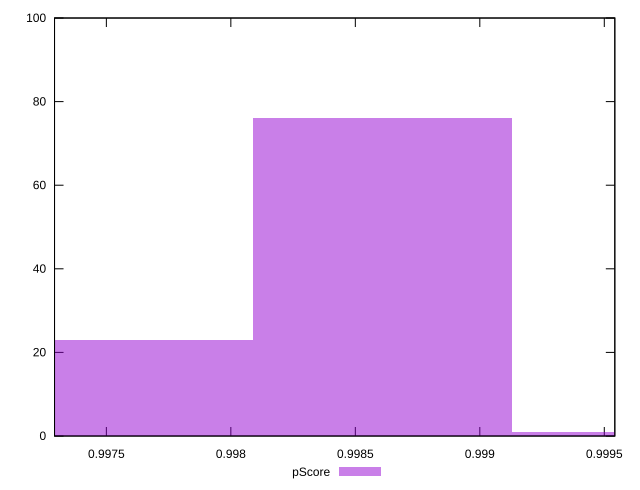

This chart was generated by the following gnuplot code:
reset

$pScore <<EOF
0.9986103014349635 76
0.9975689976795569 23
0.9996516051903702 1
EOF

set key outside below
set boxwidth 0.0010413037554066356
set xrange [0.9972918270315754:0.9995422783581429]
set yrange [0:100]
set trange [0:100]
set style fill transparent solid 0.5 noborder
set terminal svg size 640, 490 enhanced background rgb 'white'
set output "reports/report_00031_2021-02-24T23-18-18.084Z/first-cpu-idle/samples/card/pScore/histogram.svg"

plot $pScore title "pScore" with boxes

reset
